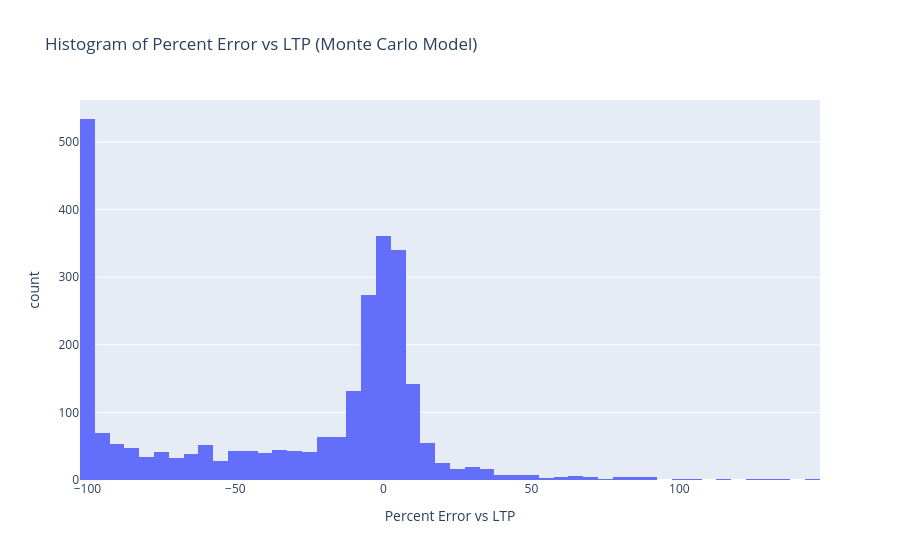

The cell this chart's notebook holds for it:
### Code cell
fig = px.histogram(option_data, x='Percent Error vs LTP', nbins=50, title='Histogram of Percent Error vs LTP (Monte Carlo Model)')
fig.show()

### Figure 1 — Plotly figure (JSON) as saved in the notebook; plotly's stock layout.template omitted (floating-point values rounded to 4 significant figures; data arrays with more than 128 entries replaced by an {"elided": "..."} marker saying what was removed)
{"data": [{"bingroup": "x", "hovertemplate": "Percent Error vs LTP=%{x}<br>count=%{y}<extra></extra>", "legendgroup": "", "marker": {"color": "#636efa", "pattern": {"shape": ""}}, "name": "", "nbinsx": 50, "orientation": "v", "showlegend": false, "type": "histogram", "x": {"elided": "2753 float values"}, "xaxis": "x", "yaxis": "y"}], "layout": {"barmode": "relative", "legend": {"tracegroupgap": 0}, "title": {"text": "Histogram of Percent Error vs LTP (Monte Carlo Model)"}, "xaxis": {"anchor": "y", "domain": [0, 1], "title": {"text": "Percent Error vs LTP"}}, "yaxis": {"anchor": "x", "domain": [0, 1], "title": {"text": "count"}}}}
